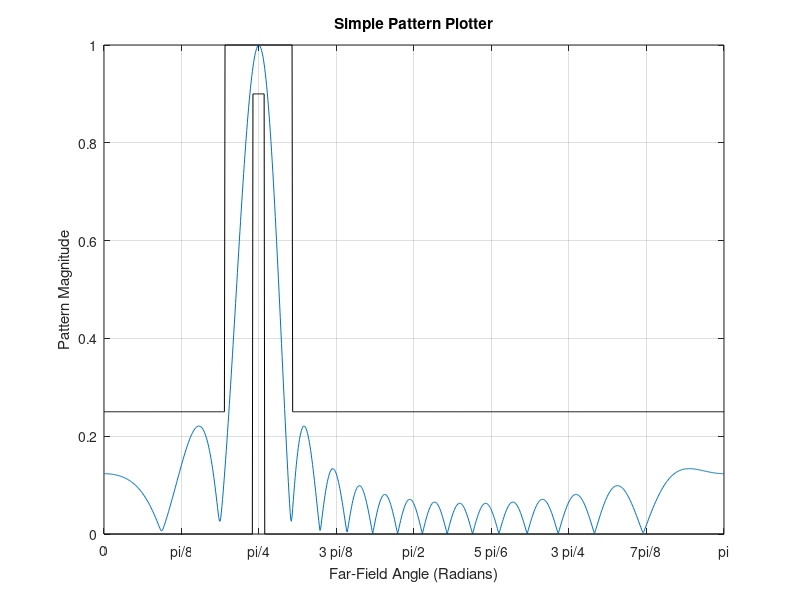

The MATLAB script that drew this image:
%Pattern plotter
clc;
clear all;

%Parameters
lambda = 2;
d = lambda/2;
beta_constant = 2*pi/lambda;
resolution = 1000;
N = 16;
Phases = zeros(1,N); %The phases are absolute phases
s = -beta_constant*d*cos(pi/4);
Phases = linspace(0,(N-1)*s,N);
N = length(Phases);
C_k = exp(1j*Phases);
PhaseMatrix = [628.4442  628.4147  628.3892  628.3676  628.3499  628.3362  628.3264  628.3205  628.3185  628.3205  628.3264  628.3362  628.3499  628.3676  628.3892  628.4147];
EffectMatrix = exp(1j*PhaseMatrix);

%Data structures
Phi = linspace(0,pi,resolution);
Theta = beta_constant*d .* cos(Phi);
Basis = exp(linspace(0,N-1,N).' * Theta .* 1j);
AF = (C_k .* EffectMatrix) * Basis ./N;

% Mask specification
MASK_L = zeros(1, resolution);
MASK_H = zeros(1, resolution);
MASK_H(1:end) = 0.25;
MASK_H(resolution/4 - floor(0.17/pi*resolution):resolution/4 + floor(0.17/pi*resolution)) = 1;
MASK_L(resolution/4 - floor(0.0298/pi*resolution):resolution/4 + floor(0.0298/pi*resolution)) = 0.9;

%Plotting
figure;
plot(Phi,abs(AF));
hold on;
plot(Phi,MASK_H,'k');
hold on;
plot(Phi,MASK_L,'k');
grid on;
axis([0 pi 0 1]);
set(gca,'xtick',0:pi/8:pi);
set(gca,'xticklabel',{'0','pi/8','pi/4','3 pi/8','pi/2','5 pi/6','3 pi/4', '7pi/8', 'pi'});
xlabel('Far-Field Angle (Radians)');
ylabel('Pattern Magnitude');
title('Simple Pattern Plotter');


